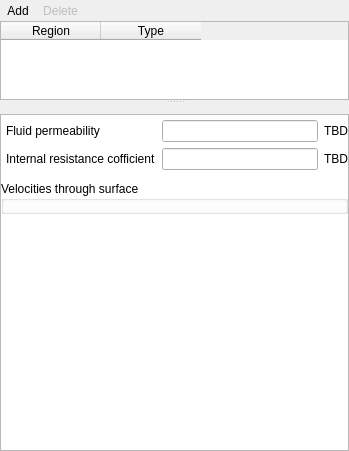
<?xml version="1.0" encoding="UTF-8"?>
<ui version="4.0">
 <class>internal_surfaces</class>
 <widget class="QWidget" name="internal_surfaces">
  <property name="geometry">
   <rect>
    <x>0</x>
    <y>0</y>
    <width>349</width>
    <height>451</height>
   </rect>
  </property>
  <property name="windowTitle">
   <string>Internal Surfaces</string>
  </property>
  <property name="styleSheet">
   <string notr="true"/>
  </property>
  <layout class="QVBoxLayout" name="verticalLayout">
   <property name="spacing">
    <number>0</number>
   </property>
   <property name="leftMargin">
    <number>0</number>
   </property>
   <property name="topMargin">
    <number>0</number>
   </property>
   <property name="rightMargin">
    <number>0</number>
   </property>
   <property name="bottomMargin">
    <number>0</number>
   </property>
   <item>
    <widget class="QSplitter" name="splitter">
     <property name="orientation">
      <enum>Qt::Vertical</enum>
     </property>
     <widget class="QFrame" name="top_frame">
      <property name="sizePolicy">
       <sizepolicy hsizetype="Expanding" vsizetype="MinimumExpanding">
        <horstretch>0</horstretch>
        <verstretch>0</verstretch>
       </sizepolicy>
      </property>
      <property name="maximumSize">
       <size>
        <width>16777215</width>
        <height>100</height>
       </size>
      </property>
      <property name="frameShape">
       <enum>QFrame::NoFrame</enum>
      </property>
      <property name="frameShadow">
       <enum>QFrame::Plain</enum>
      </property>
      <layout class="QVBoxLayout" name="verticalLayout_3">
       <property name="spacing">
        <number>0</number>
       </property>
       <property name="leftMargin">
        <number>0</number>
       </property>
       <property name="topMargin">
        <number>0</number>
       </property>
       <property name="rightMargin">
        <number>0</number>
       </property>
       <property name="bottomMargin">
        <number>0</number>
       </property>
       <item>
        <widget class="QFrame" name="frame_add_delete">
         <property name="frameShape">
          <enum>QFrame::NoFrame</enum>
         </property>
         <property name="frameShadow">
          <enum>QFrame::Plain</enum>
         </property>
         <layout class="QHBoxLayout" name="horizontalLayout_7">
          <property name="spacing">
           <number>0</number>
          </property>
          <property name="leftMargin">
           <number>0</number>
          </property>
          <property name="topMargin">
           <number>0</number>
          </property>
          <property name="rightMargin">
           <number>0</number>
          </property>
          <property name="bottomMargin">
           <number>0</number>
          </property>
          <item>
           <layout class="QHBoxLayout" name="horizontalLayout">
            <item>
             <widget class="QToolButton" name="toolbutton_add">
              <property name="toolTip">
               <string>Define new point source over one or more regions</string>
              </property>
              <property name="text">
               <string>Add</string>
              </property>
              <property name="autoRaise">
               <bool>true</bool>
              </property>
             </widget>
            </item>
            <item>
             <widget class="QToolButton" name="toolbutton_delete">
              <property name="enabled">
               <bool>false</bool>
              </property>
              <property name="toolTip">
               <string>Delete point source for region</string>
              </property>
              <property name="text">
               <string>Delete</string>
              </property>
              <property name="autoRaise">
               <bool>true</bool>
              </property>
             </widget>
            </item>
            <item>
             <spacer name="horizontalSpacer">
              <property name="orientation">
               <enum>Qt::Horizontal</enum>
              </property>
              <property name="sizeHint" stdset="0">
               <size>
                <width>40</width>
                <height>20</height>
               </size>
              </property>
             </spacer>
            </item>
           </layout>
          </item>
         </layout>
        </widget>
       </item>
       <item>
        <widget class="QTableWidget" name="tablewidget_regions">
         <property name="maximumSize">
          <size>
           <width>16777215</width>
           <height>100</height>
          </size>
         </property>
         <property name="selectionMode">
          <enum>QAbstractItemView::SingleSelection</enum>
         </property>
         <property name="selectionBehavior">
          <enum>QAbstractItemView::SelectRows</enum>
         </property>
         <attribute name="horizontalHeaderHighlightSections">
          <bool>false</bool>
         </attribute>
         <attribute name="verticalHeaderVisible">
          <bool>false</bool>
         </attribute>
         <column>
          <property name="text">
           <string>Region</string>
          </property>
         </column>
         <column>
          <property name="text">
           <string>Type</string>
          </property>
         </column>
        </widget>
       </item>
      </layout>
     </widget>
     <widget class="QFrame" name="bottom_frame">
      <property name="sizePolicy">
       <sizepolicy hsizetype="Expanding" vsizetype="Expanding">
        <horstretch>0</horstretch>
        <verstretch>0</verstretch>
       </sizepolicy>
      </property>
      <property name="frameShape">
       <enum>QFrame::NoFrame</enum>
      </property>
      <property name="frameShadow">
       <enum>QFrame::Plain</enum>
      </property>
      <layout class="QGridLayout" name="gridLayout_15">
       <property name="leftMargin">
        <number>0</number>
       </property>
       <property name="topMargin">
        <number>10</number>
       </property>
       <property name="rightMargin">
        <number>0</number>
       </property>
       <property name="bottomMargin">
        <number>0</number>
       </property>
       <item row="0" column="0">
        <layout class="QHBoxLayout" name="horizontalLayout_2"/>
       </item>
       <item row="1" column="0">
        <widget class="QScrollArea" name="scrollarea_detail">
         <property name="sizePolicy">
          <sizepolicy hsizetype="Expanding" vsizetype="MinimumExpanding">
           <horstretch>0</horstretch>
           <verstretch>0</verstretch>
          </sizepolicy>
         </property>
         <property name="minimumSize">
          <size>
           <width>0</width>
           <height>0</height>
          </size>
         </property>
         <property name="styleSheet">
          <string notr="true">QWidget#detail_pane {background-color: white}</string>
         </property>
         <property name="widgetResizable">
          <bool>true</bool>
         </property>
         <widget class="QWidget" name="detail_pane">
          <property name="geometry">
           <rect>
            <x>0</x>
            <y>0</y>
            <width>345</width>
            <height>323</height>
           </rect>
          </property>
          <layout class="QVBoxLayout" name="verticalLayout_4">
           <property name="leftMargin">
            <number>0</number>
           </property>
           <property name="topMargin">
            <number>0</number>
           </property>
           <property name="rightMargin">
            <number>0</number>
           </property>
           <property name="bottomMargin">
            <number>0</number>
           </property>
           <item>
            <layout class="QVBoxLayout" name="verticalLayout_2">
             <item>
              <widget class="QFrame" name="frame_fluid_parameters">
               <property name="frameShape">
                <enum>QFrame::NoFrame</enum>
               </property>
               <property name="frameShadow">
                <enum>QFrame::Plain</enum>
               </property>
               <layout class="QGridLayout" name="gridLayout_3">
                <property name="leftMargin">
                 <number>5</number>
                </property>
                <property name="topMargin">
                 <number>5</number>
                </property>
                <property name="rightMargin">
                 <number>0</number>
                </property>
                <property name="bottomMargin">
                 <number>5</number>
                </property>
                <item row="1" column="0">
                 <widget class="QLabel" name="label_is_pc_2">
                  <property name="text">
                   <string>Internal resistance cofficient</string>
                  </property>
                 </widget>
                </item>
                <item row="0" column="0">
                 <widget class="QLabel" name="label_is_pc_1">
                  <property name="text">
                   <string>Fluid permeability</string>
                  </property>
                 </widget>
                </item>
                <item row="0" column="2">
                 <widget class="QLabel" name="label_is_pc_1_units">
                  <property name="text">
                   <string>TBD</string>
                  </property>
                 </widget>
                </item>
                <item row="0" column="1">
                 <widget class="LineEdit" name="lineedit_keyword_is_pc_args_IS_1"/>
                </item>
                <item row="1" column="2">
                 <widget class="QLabel" name="label_is_pc_2_units">
                  <property name="text">
                   <string>TBD</string>
                  </property>
                 </widget>
                </item>
                <item row="1" column="1">
                 <widget class="LineEdit" name="lineedit_keyword_is_pc_args_IS_2"/>
                </item>
               </layout>
              </widget>
             </item>
             <item>
              <widget class="QGroupBox" name="groupbox_solids_velocities">
               <property name="title">
                <string>Velocities through surface</string>
               </property>
               <property name="flat">
                <bool>true</bool>
               </property>
               <layout class="QGridLayout" name="gridLayout_5">
                <property name="leftMargin">
                 <number>0</number>
                </property>
                <property name="topMargin">
                 <number>10</number>
                </property>
                <property name="rightMargin">
                 <number>0</number>
                </property>
                <property name="bottomMargin">
                 <number>0</number>
                </property>
               </layout>
              </widget>
             </item>
            </layout>
           </item>
           <item>
            <spacer name="verticalSpacer">
             <property name="orientation">
              <enum>Qt::Vertical</enum>
             </property>
             <property name="sizeHint" stdset="0">
              <size>
               <width>20</width>
               <height>40</height>
              </size>
             </property>
            </spacer>
           </item>
          </layout>
         </widget>
        </widget>
       </item>
      </layout>
     </widget>
    </widget>
   </item>
  </layout>
 </widget>
 <customwidgets>
  <customwidget>
   <class>LineEdit</class>
   <extends>QLineEdit</extends>
   <header>mfixgui.widgets.base</header>
  </customwidget>
 </customwidgets>
 <resources/>
 <connections/>
</ui>
